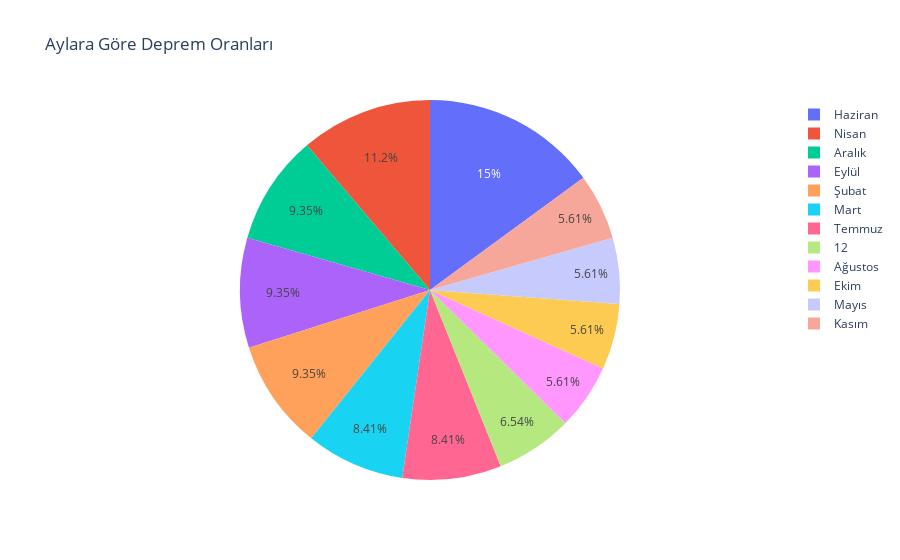

Write notebook code for a chart like this one.
### Code cell
tmp = df[['Olus yılı','month']]
tmp = tmp.groupby(by='Olus yılı').agg(lambda x:x.value_counts().index[0])
print(tmp)
tmp = tmp.reset_index()
months = ['Ocak', 'Şubat', 'Mart', 'Nisan', 'Mayıs', 'Haziran', 'Temmuz', 'Ağustos', 'Eylül', 'Ekim', 'Kasım', 'Aralık']
months = {k:months[k] for k in range(0,12)}
tmp['month'] = tmp['month'].replace(months)

fig = ex.pie(tmp, names='month',title='Aylara Göre Deprem Oranları')
fig.show()

### Figure 1 — Plotly figure (JSON) as saved in the notebook; plotly's stock layout.template omitted (floating-point values rounded to 4 significant figures)
{"data": [{"domain": {"x": [0, 1], "y": [0, 1]}, "hovertemplate": "month=%{label}<extra></extra>", "labels": ["Mart", "Aralık", "Temmuz", "Aralık", "Eylül", "Ağustos", "Şubat", "Eylül", "Haziran", "Ekim", "Eylül", "Nisan", "Nisan", "Haziran", "Mayıs", "Haziran", "Şubat", "Temmuz", "Ağustos", "Aralık", "Şubat", "Eylül", "Haziran", "Haziran", 12, "Mart", "Haziran", 12, "Aralık", "Mart", "Nisan", "Kasım", 12, "Mart", "Eylül", "Aralık", "Eylül", "Ekim", "Nisan", "Haziran", "Aralık", "Ağustos", "Haziran", "Haziran", "Şubat", "Şubat", "Mart", "Mayıs", "Ekim", "Eylül", "Ekim", "Eylül", "Ağustos", "Ekim", "Nisan", "Mayıs", "Haziran", "Nisan", "Aralık", "Mart", "Nisan", "Haziran", "Nisan", "Mart", "Temmuz", "Kasım", "Haziran", "Temmuz", "Aralık", "Mayıs", 12, "Haziran", "Mart", 12, "Haziran", "Şubat", "Şubat", "Nisan", "Mayıs", "Haziran", "Kasım", "Eylül", "Nisan", 12, "Aralık", "Temmuz", "Temmuz", "Mart", "Haziran", "Eylül", "Kasım", "Kasım", 12, "Şubat", "Temmuz", "Nisan", "Kasım", "Temmuz", "Temmuz", "Aralık", "Mayıs", "Ağustos", "Ağustos", "Ekim", "Nisan", "Şubat", "Şubat"], "legendgroup": "", "name": "", "showlegend": true, "type": "pie"}], "layout": {"legend": {"tracegroupgap": 0}, "title": {"text": "Aylara Göre Deprem Oranları"}}}
